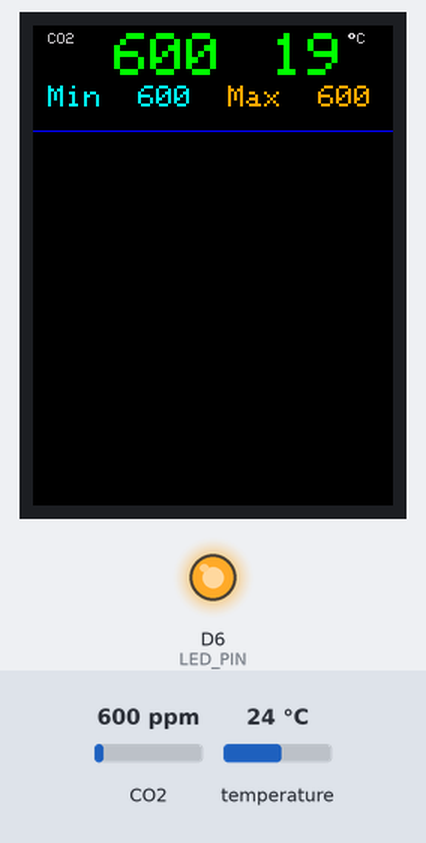
A sketch run on a simulated ESP8266 (Wemos D1 mini). Parts: 240×320 colour display, output pins drawn as LEDs (lit = HIGH). The test bench sets the inputs (shaded band); at power-on: CO2 600 ppm, temperature 24 °C. WiFi joins after 1.5 s; servers stay silent unless stated; storage starts empty; no MQTT or app messages arrive unless stated.

Above: at 12.9 s.
13.0 s: CO2 set to 452 ppm
At 18.1 s:
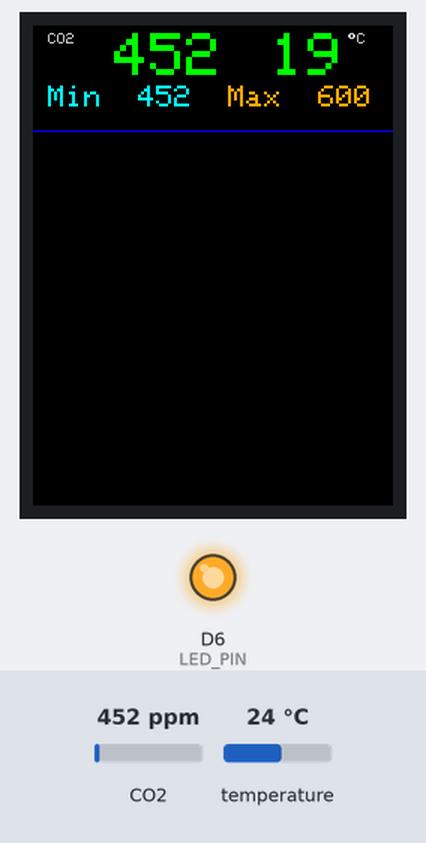
20.5 s: temperature set to 12 °C
At 23.3 s:
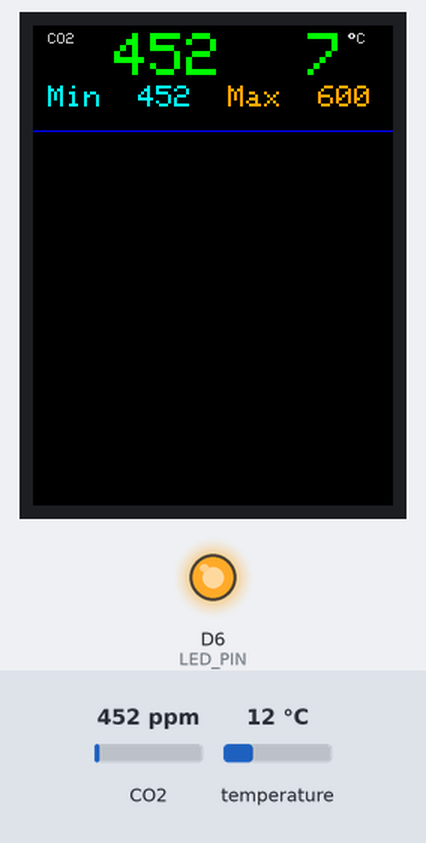
28.0 s: CO2 set to 1050 ppm
At 33.7 s:
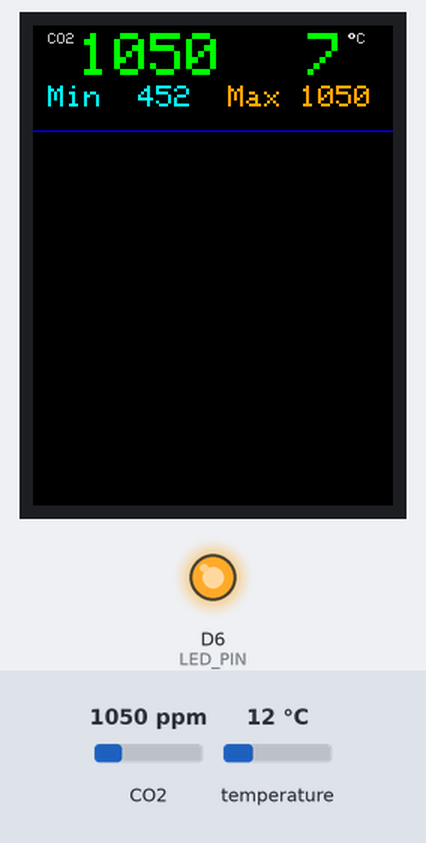
35.5 s: temperature set to 19 °C
At 88.4 s:
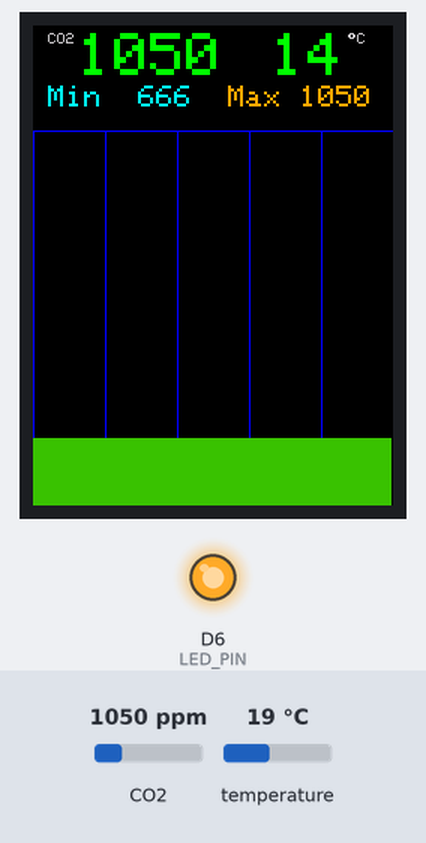
Timing chart, 0 to 88.9 s (numbered marks = the images above; inputs shaded):
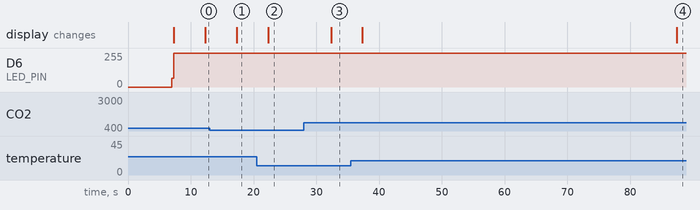

Measured:
- after the input at 13.0 s, the display: changes after 4.3 s (image 1)
- after the input at 20.5 s, the display: changes after 1.8 s (image 2)
- after the input at 28.0 s, the display: changes after 4.3 s (image 3)
- after the input at 35.5 s, the display: first changes after 1.8 s (image 4 shows a later state)

The sketch:

C02_LCD_Device.ino
```cpp
/***************************************************
 ****************************************************/
#include <Arduino.h>
#include <pins_arduino.h>
#include <Adafruit_GFX.h>
#include <Adafruit_ILI9341.h>
#include <SPI.h>
#include <Wire.h>
#include <SoftwareSerial.h>
#include <MHZ.h>
#include <FS.h>   //Include File System Headers

#include <ArduinoJson.h>

/* local config and functions */
#include "config.h"
#include "functions.h"
#include "ota.h"

MHZ co2(MH_Z19_RX, MH_Z19_TX, MHZ19B);
Adafruit_ILI9341 display = Adafruit_ILI9341(cs, dc);

WiFiClient wifi_client;
MQTTClient mqtt(256+128);

uint32_t targetTime = 0;                    // for next 1 second timeout
int32_t logData[SCREEN_X_SIZE];
uint16_t logColorData[SCREEN_X_SIZE];
int32_t minCO2 = 1999;
int32_t maxCO2 = 0;

const char* filename = "/backlog.bin";
File f;

/* *********************************
 *                LOOP
 * ********************************* */
void loop()
{
  static int32_t CO2 = 0;
  static int32_t Temp = 0;
  static int32_t CO2_old = INIT_VALUE_CO2;
  static int32_t Temp_old = INIT_VALUE_T;

  if (targetTime < millis())
  {
    mqtt.loop();
    display.setTextSize(4);

    Temp = co2.getLastTemperature();                     /* Request Temperature (in Celsius) */
    if((Temp_old != Temp) && (Temp > 0))
    {
      Temp_old = Temp;
      display.setTextColor(ILI9341_GREEN, BG_COLOR);
      display.setCursor(SCREEN_X_SIZE - 105, 5);
      display.printf("%3d", Temp_old - 5);
    }

    CO2 = co2.readCO2UART();                             /* Request CO2 (as ppm) */
    if((CO2_old != CO2) && (CO2 > 0))
    {
      CO2_old = CO2;

      display.setTextColor(ILI9341_GREEN, BG_COLOR);
      display.setCursor(30, 5);
      display.printf("%4d", CO2_old);
      MQTT_connect_and_send_c02(CO2_old);
    }

    addData(CO2_old);
    display.setTextSize(2);
    display.setTextColor(ILI9341_CYAN, BG_COLOR);
    display.setCursor(10, 40);
    display.printf("Min %4d", minCO2);
    display.setTextColor(ILI9341_ORANGE, BG_COLOR);
    display.setCursor(SCREEN_X_SIZE - 110, 40);
    display.printf("Max %4d", maxCO2);

    targetTime += UPDATE_INTERVAL;
  }
#ifdef LANDSCAPE
#else
  else
  {
    ArduinoOTA.handle();
  }
#endif
}

/*

TODO: blank screen for a while
TODO: reduce number of writes to once every hour

*/

/*
  "configuration": "                                 xtal=80,vt=flash,exception=disabled,ssl=all,eesz=4M,ip=lm2n,dbg=Disabled,lvl=None____,wipe=all,baud=921600",
  "configuration": "ResetMethod=v1,UploadTool=espota,xtal=80,vt=flash,exception=disabled,ssl=all,eesz=4M,ip=lm2f,dbg=Disabled,lvl=None____,wipe=none,baud=115200",
*/
```

functions.cpp
```cpp
#include "config.h"
#include "functions.h"


/** Local Functions */
/* *********************************
 *              backupData
 * ********************************* */
static void backupData(void)
{
    /* Backup data */
    f = SPIFFS.open(filename, "w");
    if (f) {
      /* File found write the values */
      uint32_t bytesOut = f.write( (char *)&logData[0], sizeof(logData) );
      if(bytesOut != sizeof(logData))
      {
         /* Error */
      }
      f.close();
    }
}


/* APIs */
/* *********************************
 *              getColor
 * ********************************* */
uint16_t getColor(int32_t co2Value)
{
  #define LOLIM (400)  // ILI9341_GREEN
  #define HILIM (1500) // ILI9341_YELLOW

  uint16_t retColor = 0;

  if (co2Value <= LOLIM)
    retColor = ILI9341_GREEN;
  else if(co2Value >= HILIM)
    retColor = ILI9341_RED;
  else
  {
    uint16_t red = (uint16_t)(((co2Value - LOLIM) * 32) / (HILIM-LOLIM));
    uint16_t green = (uint16_t)((31u - red) * 2);
    retColor = (((co2Value - LOLIM) * 32) / (HILIM-LOLIM));
    retColor = (red << 11) | (green << 5);
  }
  return(retColor);
}

/* *********************************
 *              addData
 * ********************************* */
void addData(int32_t co2Value)
{
  #define RA_SIZE (16u)
  static uint8_t indexRA = 0;
  static int32_t sumRA = 0;
  static int32_t runningAverage[RA_SIZE] = {0, 0, 0, 0, 0, 0, 0, 0, 0, 0, 0, 0, 0, 0, 0, 0};

  int32_t h;

  sumRA -= runningAverage[indexRA];
  runningAverage[indexRA] = co2Value;
  sumRA += runningAverage[indexRA];
  indexRA += 1u;
  indexRA %= RA_SIZE;

  if(0u == indexRA)
  {
    minCO2 = 1999;
    maxCO2 = 0;
    for(uint32_t idx = 1; idx < SCREEN_X_SIZE; idx++)
    {
      int32_t tLogData = logData[idx-1];
      if(minCO2 > tLogData) minCO2 = tLogData;
      if(maxCO2 < tLogData) maxCO2 = tLogData;

      /* shift the logged data */
      logData[idx-1] = logData[idx];
      logColorData[idx-1] = logColorData[idx];

      /* Limit the value to 1600 ppm for the graphic */
      if(co2Value <= 1600)
        h = SCREEN_Y_SIZE - (int32_t)(((int32_t)logData[idx-1] - 300.) / 8.125f);
      else
        h = SCREEN_Y_SIZE - 160;

      /* Draw the lines */
        /* Draw history markers */
      if (0 == (idx-1) % SCREEN_HIST_MARK)
        display.drawLine(idx-1, 70,            idx-1, h, ILI9341_BLUE );
      else
        display.drawLine(idx-1, 80,            idx-1, h, BG_COLOR);
      display.drawLine(idx-1, SCREEN_Y_SIZE, idx-1, h, logColorData[idx-1]);
    }
    /* add the new data */
    logData[SCREEN_X_SIZE - 1] = sumRA / RA_SIZE;
    logColorData[SCREEN_X_SIZE - 1] = getColor(sumRA / RA_SIZE);

    backupData();
    //Serial.printf("\nLogCO2:%d", sumRA / RA_SIZE);
  }
  /* Check min and max against the actual value after it was checked against the on screen data */
  if(minCO2 > co2Value) minCO2 = co2Value;
  if(maxCO2 < co2Value) maxCO2 = co2Value;
}


/* *********************************
 *              MQTT_send_config
 * ********************************* */
const char* mqtt_dicovery_payload = "{\"unit_of_measurement\":\"ppm\",\"icon\":\"mdi:gauge\",\"name\":\"CO2 Level\",\"state_topic\":\"cotwo/sensor/cotwo_level/state\",\"unique_id\":\"cotwosensor_level\",\"device\":{\"identifiers\":\"60019464c610\",\"name\":\"cotwo\",\"sw_version\":\"01\",\"model\":\"DIY_D1_MINI\",\"manufacturer\":\"dsgmedia\"}}";

boolean MQTT_send_config(void) {
  int8_t ret;

  mqtt.begin(MQTT_SERVER, MQTT_SERVERPORT, wifi_client);

  if (true != mqtt.connected()) {
    //Serial.print("Connecting to MQTT... ");
    uint8_t retries_left = 3;
    while ( retries_left && !mqtt.connected() ) { // connect will return 0 for connected
      //Serial.println(mqtt.connectErrorString(ret));
      //Serial.println("Retrying MQTT connection in 5 seconds...");
      mqtt.disconnect();
      delay(5000);  // wait 5 seconds
      mqtt.connect(SENSORNAME, MQTT_USERNAME, MQTT_KEY);
      retries_left--;
      if(retries_left == 0) {
        return(false);
      }
    }
  } else {
    // Connected
    // Stop if already connected do not connect
    //Serial.println("MQTT Connected!");
  }

  // Send payload if connected and not already returned
  if (! mqtt.publish(DICOVERY_CONFIG, &(mqtt_dicovery_payload[0]), true, 0)) {
    //Serial.println(F("Send Config - Failed"));
    return(false);
  } else {
    //Serial.println(F("OK!"));
    return(true);
  }
}


/* *********************************
 *              MQTT_connect_and_send_c02
 * ********************************* */
boolean MQTT_connect_and_send_c02(int32_t co2Value) {
  int8_t ret;

  if (true != mqtt.connected()) {
    //Serial.print("Connecting to MQTT... ");
    uint8_t retries_left = 3;
    while (retries_left && !mqtt.connected()) { // connect will return 0 for connected
      //Serial.println(mqtt.connectErrorString(ret));
      //Serial.println("Retrying MQTT connection in 5 seconds...");
      mqtt.disconnect();
      delay(5000);  // wait 5 seconds
      mqtt.connect(SENSORNAME, MQTT_USERNAME, MQTT_KEY);
      retries_left--;
      if(retries_left == 0) {
        return(false);
      }
    }
  } else {
    // Connected
    // Stop if already connected do not connect
    //Serial.println("MQTT Connected!");
  }

  // Send payload if connected and not already returned
  if (! mqtt.publish(COTWO_STATE_TOPIC, String(co2Value))) {
    //Serial.println(F("Failed"));
    return(false);
  } else {
    //Serial.println(F("OK!"));
    return(true);
  }
  //Serial.println("MQTT Connected!");
}
```

functions.h
```cpp
extern uint16_t getColor(int32_t co2Value);
extern void addData(int32_t co2Value);
extern boolean MQTT_send_config(void);
extern boolean MQTT_connect_and_send_c02(int32_t co2Value);
```

ota.cpp
```cpp
#include "config.h"
#include "functions.h"
#include "ota.h"

#if defined(ENABLE_OTA)
    const char* ssid = STASSID;
    const char* password = STAPSK;

    void setup_OTA(void) {

        /* Configure OTA */
        ArduinoOTA.onStart([]() {
            String type;
            if (ArduinoOTA.getCommand() == U_FLASH) {
                type = "sketch";
            } else { // U_SPIFFS
                type = "filesystem";
            }

            // NOTE: if updating SPIFFS this would be the place to unmount SPIFFS using SPIFFS.end()
            //Serial.println("Start updating " + type);
        });
        ArduinoOTA.onEnd([]() {
            //Serial.println("\nEnd");
        });
        ArduinoOTA.onProgress([](unsigned int progress, unsigned int total) {
            progress = progress;
            total = total;
            //Serial.printf("Progress: %u%%\r", (progress / (total / 100)));
        });
        ArduinoOTA.onError([](ota_error_t error) {
            error = error;
            //Serial.printf("Error[%u]: ", error);
            if (error == OTA_AUTH_ERROR) {
            //Serial.println("Auth Failed");
            } else if (error == OTA_BEGIN_ERROR) {
            //Serial.println("Begin Failed");
            } else if (error == OTA_CONNECT_ERROR) {
            //Serial.println("Connect Failed");
            } else if (error == OTA_RECEIVE_ERROR) {
            //Serial.println("Receive Failed");
            } else if (error == OTA_END_ERROR) {
            //Serial.println("End Failed");
            }
        });

        ArduinoOTA.setHostname(SENSORNAME);
        ArduinoOTA.begin();

        WiFi.begin(ssid, password);
        while (WiFi.waitForConnectResult() != WL_CONNECTED) {
            //Serial.println("Connection Failed! Rebooting...");
            delay(5000);
            ESP.restart();
        }
        //Serial.println("Ready");
        //Serial.print("IP address: ");
        //Serial.println(WiFi.localIP());
    }
#endif
```

ota.h
```cpp
#include "config.h"
#include "functions.h"

#if defined(ENABLE_OTA)

  #include <ESP8266WiFi.h>
  #include <ESP8266mDNS.h>
  #include <WiFiUdp.h>
  #include <ArduinoOTA.h>

  extern const char* ssid;
  extern const char* password;

  extern void setup_OTA(void);

#endif
```

setup.cpp
```cpp
#include "config.h"
#include "functions.h"
#include "ota.h"

/* *********************************
 *              SETUP
 * ********************************* */
void setup(void) {
  boolean mqtt_connect_result = false;
  Serial.begin(115200);
  WiFi.mode(WIFI_STA);

#if defined(ENABLE_OTA)
  setup_OTA();
  delay(200);
  mqtt_connect_result = MQTT_send_config();
  delay(200);
#else
  WiFi.forceSleepBegin();
#endif

  /* Init the log with the CO2 baseline of 400 ppm */
  for(uint16_t i = 0; i < SCREEN_X_SIZE; i++)
  {
    logData[i] = /*i*5*/ INIT_VALUE_CO2;
    logColorData[i] = getColor(logData[i]);
  }

  /* Initialize File System */
  if(SPIFFS.begin())
  {

    /* SPIFF is active serch log file */
    f = SPIFFS.open(filename, "r");
    if (f) {
      /* File found read back the values */
      f.readBytes( (char *)&logData[0], sizeof(logData) );
      f.close();
    }
    else
    {
       /* Maybe next time */
    }
  }

  /* Setup background led light */
  analogWriteFreq(300);
  analogWrite(LED_PIN, 64);

  /* Clear screen and wait for preheating to be done */
  display.begin();
  display.fillScreen(BG_COLOR);

#ifdef LANDSCAPE
  display.setRotation(1);
#else
  display.setRotation(2);
#endif

  display.setTextSize(2);

  /* Preheating shall be done here */
  display.setTextColor(ILI9341_YELLOW);
  display.setCursor(100,110);
  display.printf("Preheating !");

  /*
  if (co2.isPreHeating()) {
    while (co2.isPreHeating()) {
      delay(5000);
    }
  }
  */
  display.fillScreen(BG_COLOR);

  /* Draw static scree portion */
  display.setTextSize(1);
  display.setTextColor(ILI9341_LIGHTGREY);

  display.setCursor(10,5);
  display.printf("CO2");

  display.setCursor(SCREEN_X_SIZE-30,5);
  display.printf("%cC", 247);

  display.drawLine(0,70, SCREEN_X_SIZE,70, ILI9341_BLUE );

  analogWrite(LED_PIN, 767);
  targetTime = millis() + UPDATE_INTERVAL;
}
```

config.h
```cpp
#include <Adafruit_ILI9341.h>
#include <MHZ.h>
#include "ESP8266WiFi.h"
//#include <Adafruit_MQTT.h>
//#include <Adafruit_MQTT_Client.h>
#include <MQTT.h>
#include <MQTTClient.h>
#include <FS.h>   //Include File System Headers


#define PORTRAIT
//#define LANDSCAPE

#define ENABLE_OTA

#define F(a) (a)

#define MQTT_SERVER       "mqtt.com"
#define MQTT_SERVERPORT   1337
#define MQTT_USERNAME     "mqttuser"
#define MQTT_KEY          "mqttpass"
#define DISCOVERY_PREFIX  "homeassistant"
#define DICOVERY_CONFIG   "homeassistant/sensor/cotwo/cotwo_level/config"
#define COTWO_STATE_TOPIC "cotwo/sensor/cotwo_level/state"

#if defined(ENABLE_OTA)
    /* for OTA */
    #ifndef STASSID
        #define STASSID "searching"
        #define STAPSK  "theinternet"
    #endif
    #define SENSORNAME "CO2MHZ19B" //change this to whatever you want to call your device
    #define OTAPASSWORD ("OTA_PASSWORD") //the password you will need to enter to upload remotely via the ArduinoIDE
#endif

#define sclk D5 //--- connect this to the display module SCL pin      (Serial Clock)
#define mosi D7 //--- connect this to the display module SDA/MOSI pin (Serial Data)
#define rst  RES //--- connect this to the display module RES pin      (Reset)
#define dc   D4 //--- connect this to the display module DC  pin      (Data or Command)
#define cs   D8 //--- connect this to the display module CS  pin      (Chip Select)

#define MH_Z19_RX D1 //5  RX on ESP8266 - TX on MHZ19B
#define MH_Z19_TX D2 //4  TX on ESP8266 - RX on MHZ19B

#define LED_PIN D6

#define UPDATE_INTERVAL (5005u)              /* The time in mili-seconds to read the sensor */
#define INIT_VALUE_CO2 (666)
#define INIT_VALUE_T (25)

#define BG_COLOR (ILI9341_BLACK)

#ifdef LANDSCAPE
    #define SCREEN_X_SIZE (320u)
    #define SCREEN_Y_SIZE (240u)
    #define SCREEN_HIST_MARK (45u)
#else
    #define SCREEN_X_SIZE (240u)
    #define SCREEN_Y_SIZE (320u)
    #define SCREEN_HIST_MARK (48u)
#endif

extern uint32_t targetTime;                  /* for next read timeout */
extern int32_t logData[SCREEN_X_SIZE];
extern uint16_t logColorData[SCREEN_X_SIZE];
extern int32_t minCO2;
extern int32_t maxCO2;

extern MHZ co2;
extern Adafruit_ILI9341 display;

extern WiFiClient wifi_client;
extern MQTTClient mqtt;

extern const char* filename;
extern File f;
```
